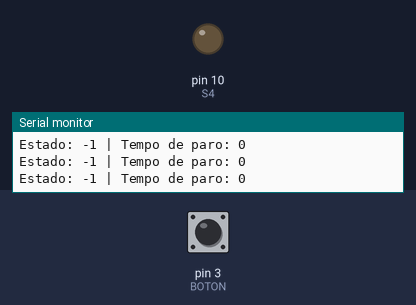
A sketch run on a simulated Arduino Uno, built with avr-gcc and run on an emulated ATmega328P. Parts: output pins drawn as LEDs (lit = HIGH), the last lines printed to the serial monitor. The inputs (shaded band) are chosen by the test bench; at power-on: pin 3 (BOTON) LOW. Pins used as bus, display or sensor lines are not drawn.

Above: at 1.2 s.
1.3 s: pin 3 (BOTON) pulled HIGH for 0.15 s
At 1.7 s:
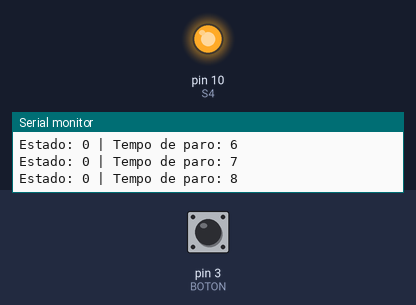
12.0 s: pin 3 (BOTON) pulsed HIGH 5 times (0.12 s each, 0.3 s apart)
At 18.8 s:
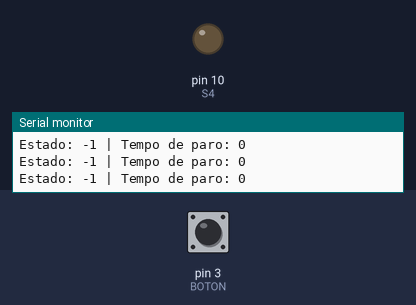
Timing chart, 0 to 19.6 s (numbered marks = the images above; inputs shaded):
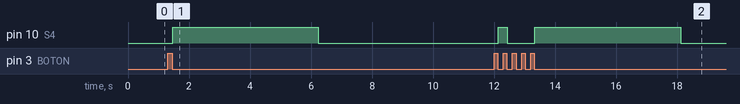

The sketch:

Code_Ponte_H.ino
```cpp
/*
Cada pulsación do pulsador permite percorrer sucesivamente
os estados do motor:
(a) xira en sentido dereito (antihorario),
(b) frea inmediatamente,
(c) xira en sentido inverso (horario),
(d) frea inmediatamente.
Ten que haber un estado máis, de inicio ou estado -1,
que corresponda con 'freado baixo a propia inercia'.
O automatismo migra a este último estado sempre que
pasan máis de 15 s desde que se fixo un paro inmediato.
Por suposto, desde este estado sempre migrará ao indicado en (a).

*/

#define BOTON 3
#define S1 13
#define S2 12
#define S3 11
#define S4 10

bool pulsa = false;

int estado = -1;

int contador = 0;


void setup()

{
  pinMode(BOTON, INPUT);
  pinMode(S1, OUTPUT);
  pinMode(S2, OUTPUT);
  pinMode(S3, OUTPUT);
  pinMode(S4, OUTPUT);
  Serial.begin(9600);
}


  void XiraDereita() {

    digitalWrite(S1, HIGH);      // Xira Dereita.
    digitalWrite(S4, HIGH);
    digitalWrite(S3,LOW);        // Enclavamos os outros dous.
    digitalWrite(S2,LOW);
}
   void XiraEsquera() {

    digitalWrite(S3, HIGH);      // Xira Dereita.
    digitalWrite(S2, HIGH);
    digitalWrite(S1,LOW);        // Enclavamos os outros dous.
    digitalWrite(S4,LOW);
}
   void ParoInmediato() {

    digitalWrite(S1, HIGH);
    digitalWrite(S2, HIGH);
    digitalWrite(S3, LOW);
    digitalWrite(S4, LOW);
    contador = 0;               // Reinicia o contador
}

   void ParoInercia() {         // Todo apagado

    digitalWrite(S1, LOW);
    digitalWrite(S2, LOW);
    digitalWrite(S3, LOW);
    digitalWrite(S4, LOW);
}


void loop(){

/*************** Comprobamos o PULSADOR. ****************/

  pulsa = digitalRead(BOTON);    // Miro se o botón está pulsado.

  if ( pulsa == true ){          // Se o botón se pulsa...


 // Se estamos en inercia, imos ao estado 0 directamente

    if (estado == -1) {

      estado = 0;

    } else {

    estado = (estado +1) % 4;    // Ciclo 0 -> 1 -> 2 -> 3

    }

   while(digitalRead(BOTON)){
      delay(20);                 /* Aseguro unha única lectura.
      							    Por eso lle poño unha espera de 20ms
							        entre lecturas de pulsación.*/
    }


    // Cambia o estado de acordo co valor de 'estado'
    switch (estado){

    case 0:
    	XiraDereita ();          // Xira horario.
      	break;
    case 1:
        ParoInmediato();		 // Estado Paro Intempestivo.
      	break;
    case 2:
    	XiraEsquera ();          // Xira Antihorario.
    	break;
    case 3:
      	ParoInmediato();		 // Estado Paro Intempestivo.
   	 	break;
  }
  }

/*********** Condición do Paro Intempestivo ************/

  if (estado == 0 || estado == 2) {

  contador ++;

  }

    if (contador == 150){

    ParoInercia();          // Freado por inercia

    contador = 0;           // Reiniciamos Contador

    estado = -1;            // Volvemos ó estado de Inicio

  }

/********************  Monitor Serie  ********************/
Serial.print("Estado: ");
  Serial.print(estado);
  Serial.print(" | Tempo de paro: ");
  Serial.println(contador);
}
```

Measured:
- after the input at 1.3 s, pin 10 (S4): LOW → HIGH after 0.16 s, → LOW 4.8 s later
- after the input at 12.0 s, pin 10 (S4): LOW → HIGH after 0.13 s, → LOW 0.30 s later, → HIGH 0.91 s later, → LOW 4.8 s later
